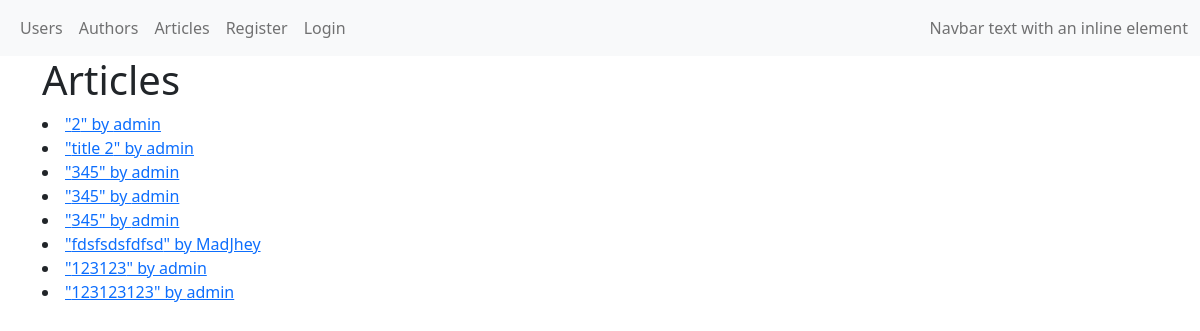
The app's page /articles/ with its own data.
### blog/models/article.py (models this page shows, shortened)
class Article(db.Model):
    __tablename__ = 'articles'
    id = db.Column(db.Integer, primary_key=True)
    author_id = db.Column(db.Integer, ForeignKey('authors.id'), nullable=False)
    title = db.Column(db.String(255))
    text = db.Column(db.String)
    created_at = db.Column(db.DateTime, default=datetime.utcnow)
    updated_at = db.Column(db.DateTime, default=datetime.utcnow, onupdate=datetime.utcnow)
    author = relationship('Author', back_populates='article')
    tag = relationship(
        "Tag",
        secondary=article_tag_association_table,
        back_populates="article",
    )

### blog/models/user.py (models this page shows, shortened)
class User(db.Model, UserMixin):
    __tablename__ = 'users'
    id = db.Column(db.Integer, primary_key=True)
    is_stuff = db.Column(db.Boolean)
    username = db.Column(db.String(255), unique=True, nullable=False)
    first_name = db.Column(db.String(255))
    last_name = db.Column(db.String(255))
    password = db.Column(db.String(255))
    email = db.Column(db.String(255), default="", server_default="")
    author = relationship('Author', uselist=False, back_populates='user')

### blog/article/views.py (the view)
@article.route('/', methods=['GET'])
def article_list():
    return render_template('articles/list.html',
                           articles=Article.query.all(),
                           )

### blog/templates/articles/list.html (shortened to what this page needs)
{% extends 'base.html' %}
{% block body %}
<div class="row">
    <div class="col">
        <h1>Articles</h1>
        {% for article in articles %}
            <li><a href="{{ url_for('article.get_article', pk = article.id) }}">"{{ article.title }}" by {{ article.author.user.username }}</a></li>
        {% endfor %}
    </div>
</div>
{% endblock %}

### blog/templates/base.html (shortened to what this page needs)
<!doctype html>
<html lang="en">
<head>
    {% block css %}
        <link href="{{ url_for('static', filename = 'css/bootstrap.min.css') }}" rel="stylesheet">
    {% endblock %}
</head>
<body>
{% include 'navbar.html' %}
<div class="container">
    {% block body %}{% endblock %}
</div>
</body>
</html>

### blog/templates/navbar.html (shortened to what this page needs)
<nav class="navbar navbar-expand-lg navbar-light bg-light">
    <div class="container-fluid">
        <div class="collapse navbar-collapse" id="navbarText">
            <ul class="navbar-nav me-auto mb-2 mb-lg-0">
                <li class="nav-item">
                    <a class="nav-link" href="{{ url_for('user.user_list')}}">Users</a>
                </li>
                <li class="nav-item">
                    <a class="nav-link" href="{{ url_for('author.author_list')}}">Authors</a>
                </li>
                <li class="nav-item">
                    <a class="nav-link" href="{{ url_for('article.article_list')}}">Articles</a>
                </li>
                {% if current_user.is_authenticated %}
                    <li class="nav-item">
                        <a class="nav-link" href="{{ url_for('article.create_article_form') }}">Create article</a>
                    </li>
                    <li class="nav-item">
                        <a class="nav-link" href="{{ url_for('auth.logout') }}">Logout ({{ current_user.username }})</a>
                    </li>
                {% else %}
                    <li class="nav-item">
                        <a class="nav-link" href="{{ url_for('user.register') }}">Register</a>
                    </li>
                    <li class="nav-item">
                        <a class="nav-link" href="{{ url_for('auth.login') }}">Login</a>
                    </li>
                {% endif %}
            </ul>
            <span class="navbar-text">
        Navbar text with an inline element
      </span>
        </div>
    </div>
</nav>

### records on screen
Article: title "2", author.user.username "admin"
Article: title "title 2", author.user.username "admin"
Article: title "345", author.user.username "admin"
Article: title "345", author.user.username "admin"
Article: title "345", author.user.username "admin"
Article: title "fdsfsdsfdfsd", author.user.username "MadJhey"
Article: title "123123", author.user.username "admin"
Article: title "123123123", author.user.username "admin"
